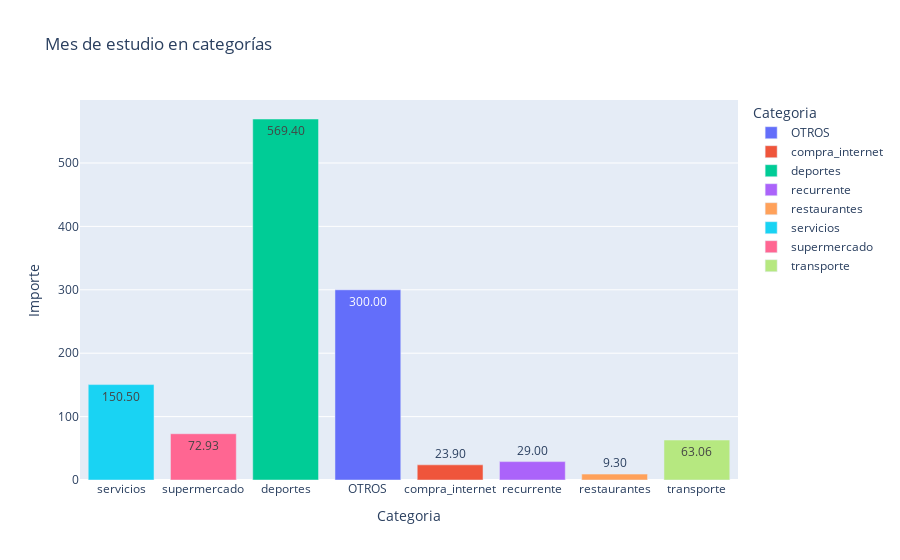

This figure's notebook cell:
### Markdown cell above
### 3.2. Mes de estudio en categorías

### Code cell
fig = px.bar(df_act[df_act['Tipo']=='gasto'].groupby(['Categoria'], as_index = False).sum(),
             x='Categoria', y='Importe', title='Mes de estudio en categorías', color='Categoria', text='Importe')

fig.update_layout(xaxis={'categoryarray' : ['alquiler', 'servicios', 'supermercado', 'deportes']})
fig.update_traces(texttemplate='%{text:.2f}')

fig.show()

### Figure 1 — Plotly figure (JSON) as saved in the notebook; plotly's stock layout.template omitted (floating-point values rounded to 4 significant figures)
{"data": [{"alignmentgroup": "True", "hovertemplate": "Categoria=%{x}<br>Importe=%{text}<extra></extra>", "legendgroup": "OTROS", "marker": {"color": "#636efa"}, "name": "OTROS", "offsetgroup": "OTROS", "orientation": "v", "showlegend": true, "text": [300], "textposition": "auto", "texttemplate": "%{text:.2f}", "type": "bar", "x": ["OTROS"], "xaxis": "x", "y": [300], "yaxis": "y"}, {"alignmentgroup": "True", "hovertemplate": "Categoria=%{x}<br>Importe=%{text}<extra></extra>", "legendgroup": "compra_internet", "marker": {"color": "#EF553B"}, "name": "compra_internet", "offsetgroup": "compra_internet", "orientation": "v", "showlegend": true, "text": [23.9], "textposition": "auto", "texttemplate": "%{text:.2f}", "type": "bar", "x": ["compra_internet"], "xaxis": "x", "y": [23.9], "yaxis": "y"}, {"alignmentgroup": "True", "hovertemplate": "Categoria=%{x}<br>Importe=%{text}<extra></extra>", "legendgroup": "deportes", "marker": {"color": "#00cc96"}, "name": "deportes", "offsetgroup": "deportes", "orientation": "v", "showlegend": true, "text": [569.4], "textposition": "auto", "texttemplate": "%{text:.2f}", "type": "bar", "x": ["deportes"], "xaxis": "x", "y": [569.4], "yaxis": "y"}, {"alignmentgroup": "True", "hovertemplate": "Categoria=%{x}<br>Importe=%{text}<extra></extra>", "legendgroup": "recurrente", "marker": {"color": "#ab63fa"}, "name": "recurrente", "offsetgroup": "recurrente", "orientation": "v", "showlegend": true, "text": [29], "textposition": "auto", "texttemplate": "%{text:.2f}", "type": "bar", "x": ["recurrente"], "xaxis": "x", "y": [29], "yaxis": "y"}, {"alignmentgroup": "True", "hovertemplate": "Categoria=%{x}<br>Importe=%{text}<extra></extra>", "legendgroup": "restaurantes", "marker": {"color": "#FFA15A"}, "name": "restaurantes", "offsetgroup": "restaurantes", "orientation": "v", "showlegend": true, "text": [9.3], "textposition": "auto", "texttemplate": "%{text:.2f}", "type": "bar", "x": ["restaurantes"], "xaxis": "x", "y": [9.3], "yaxis": "y"}, {"alignmentgroup": "True", "hovertemplate": "Categoria=%{x}<br>Importe=%{text}<extra></extra>", "legendgroup": "servicios", "marker": {"color": "#19d3f3"}, "name": "servicios", "offsetgroup": "servicios", "orientation": "v", "showlegend": true, "text": [150.5], "textposition": "auto", "texttemplate": "%{text:.2f}", "type": "bar", "x": ["servicios"], "xaxis": "x", "y": [150.5], "yaxis": "y"}, {"alignmentgroup": "True", "hovertemplate": "Categoria=%{x}<br>Importe=%{text}<extra></extra>", "legendgroup": "supermercado", "marker": {"color": "#FF6692"}, "name": "supermercado", "offsetgroup": "supermercado", "orientation": "v", "showlegend": true, "text": [72.93], "textposition": "auto", "texttemplate": "%{text:.2f}", "type": "bar", "x": ["supermercado"], "xaxis": "x", "y": [72.93], "yaxis": "y"}, {"alignmentgroup": "True", "hovertemplate": "Categoria=%{x}<br>Importe=%{text}<extra></extra>", "legendgroup": "transporte", "marker": {"color": "#B6E880"}, "name": "transporte", "offsetgroup": "transporte", "orientation": "v", "showlegend": true, "text": [63.06], "textposition": "auto", "texttemplate": "%{text:.2f}", "type": "bar", "x": ["transporte"], "xaxis": "x", "y": [63.06], "yaxis": "y"}], "layout": {"barmode": "relative", "legend": {"title": {"text": "Categoria"}, "tracegroupgap": 0}, "title": {"text": "Mes de estudio en categorías"}, "xaxis": {"anchor": "y", "categoryarray": ["alquiler", "servicios", "supermercado", "deportes"], "categoryorder": "array", "domain": [0, 1], "title": {"text": "Categoria"}}, "yaxis": {"anchor": "x", "domain": [0, 1], "title": {"text": "Importe"}}}}
